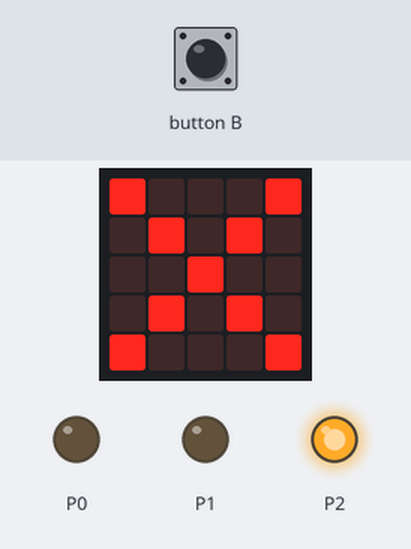
A program run on a simulated BBC micro:bit (MakeCode). Shown: the board's 5×5 LED display, output pins drawn as LEDs (lit = HIGH). Inputs (shaded band) come from the test bench.

Above: at 1.6 s.
1.7 s: button B pressed for 0.15 s
At 2.8 s:
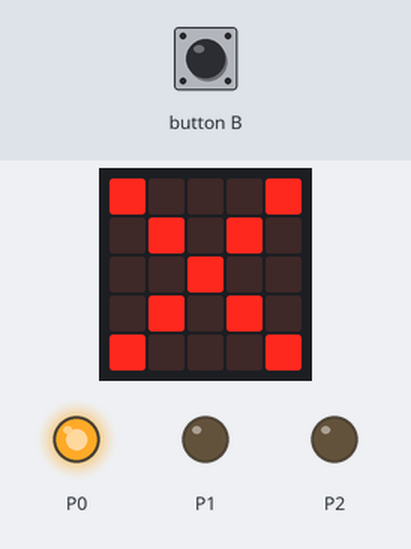
At 4.4 s:
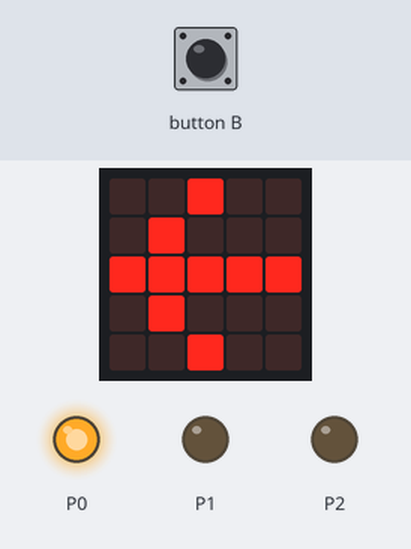
13.8 s: button B pressed for 1 s
At 22.8 s:
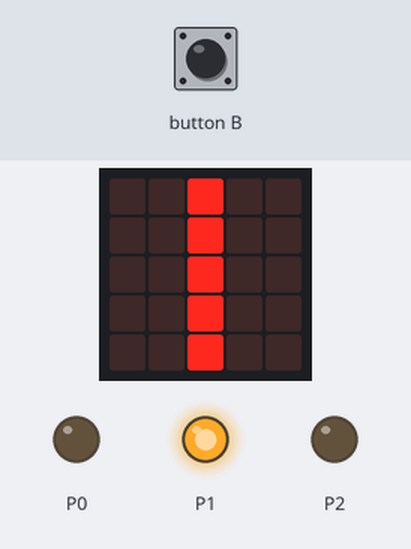
Timing chart, 0 to 25.1 s (numbered marks = the images above; inputs shaded):
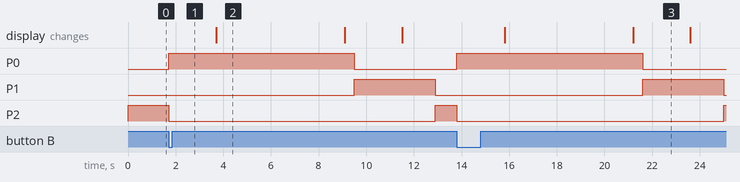

Measured:
- after the input at 1.7 s, P0: LOW → HIGH at once, → LOW 7.8 s later; P1: LOW → HIGH after 7.8 s, → LOW 3.4 s later; P2: HIGH → LOW at once, → HIGH 11.2 s later
- after the input at 13.8 s, P0: LOW → HIGH at once, → LOW 7.8 s later; P1: LOW → HIGH after 7.8 s, → LOW 3.4 s later; P2: HIGH → LOW at once, → HIGH 11.2 s later; the display: first changes after 2.0 s (image 3 shows a later state)
- what the display in image 2 shows lasts 5.4 s, from 3.7 s to 9.1 s

The program:

main.ts
```typescript
Kitronik_STOPbit.trafficLightLED(Kitronik_STOPbit.LightColours.Green, Kitronik_STOPbit.DisplayLights.On)
basic.showLeds(`
    # . . . #
    . # . # .
    . . # . .
    . # . # .
    # . . . #
    `)
basic.forever(function () {
    if (input.buttonIsPressed(Button.B)) {
        Kitronik_STOPbit.trafficLightLED(Kitronik_STOPbit.LightColours.Green, Kitronik_STOPbit.DisplayLights.Off)
        Kitronik_STOPbit.trafficLightLED(Kitronik_STOPbit.LightColours.Red, Kitronik_STOPbit.DisplayLights.On)
        basic.pause(2000)
        basic.showLeds(`
            . . # . .
            . # . . .
            # # # # #
            . # . . .
            . . # . .
            `)
        basic.pause(5000)
        basic.showLeds(`
            . . # . .
            . . # . .
            . . # . .
            . . # . .
            . . # . .
            `)
        Kitronik_STOPbit.trafficLightLED(Kitronik_STOPbit.LightColours.Red, Kitronik_STOPbit.DisplayLights.Off)
        Kitronik_STOPbit.trafficLightLED(Kitronik_STOPbit.LightColours.Yellow, Kitronik_STOPbit.DisplayLights.On)
        basic.pause(2000)
        basic.showLeds(`
            # . . . #
            . # . # .
            . . # . .
            . # . # .
            # . . . #
            `)
        basic.pause(1000)
        Kitronik_STOPbit.trafficLightLED(Kitronik_STOPbit.LightColours.Yellow, Kitronik_STOPbit.DisplayLights.Off)
        Kitronik_STOPbit.trafficLightLED(Kitronik_STOPbit.LightColours.Green, Kitronik_STOPbit.DisplayLights.On)
    }
})
```

test.ts
```typescript
// tests gaan hier; deze zal niet worden gecompileerd wanneer dit pakket wordt gebruikt als extensie.
```
